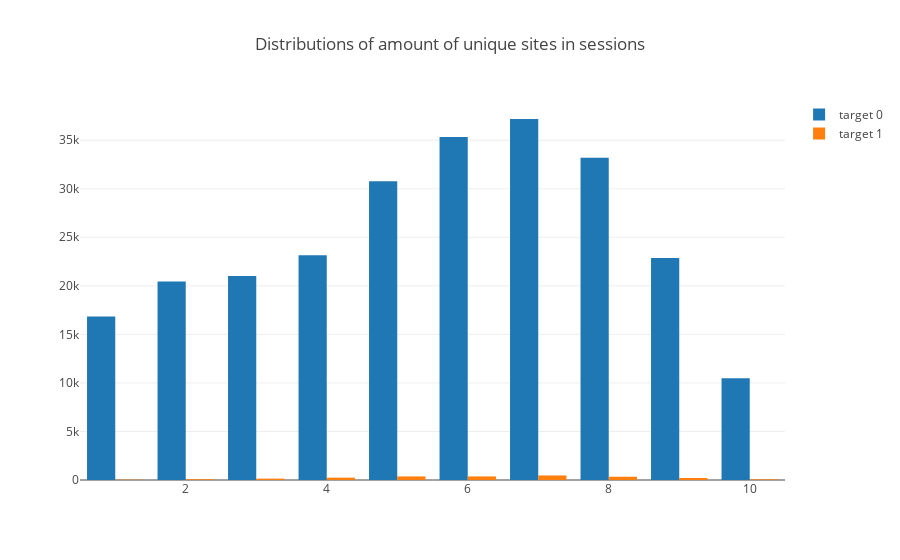

Here is the notebook cell this chart was saved with:
### Code cell
data4 = [ go.Bar(
    x=unique_count_sites_df[unique_count_sites_df.target == 0]['nunique_site_count'].value_counts().index,
    y=unique_count_sites_df[unique_count_sites_df.target == 0]['nunique_site_count'].value_counts(),
    name='target 0'
), go.Bar(
    x=unique_count_sites_df[unique_count_sites_df.target == 1]['nunique_site_count'].value_counts().index,
    y=unique_count_sites_df[unique_count_sites_df.target == 1]['nunique_site_count'].value_counts(),
    name='target 1'
)]
layout = {'title': 'Distributions of amount of unique sites in sessions'}
fig = go.Figure(data=data4, layout=layout)
iplot(fig)

### Figure 1 — Plotly figure (JSON) as saved in the notebook; plotly's stock layout.template omitted (floating-point values rounded to 4 significant figures)
{"data": [{"name": "target 0", "type": "bar", "x": [7, 6, 8, 5, 4, 9, 3, 2, 1, 10], "y": [37185, 35332, 33203, 30763, 23162, 22855, 21004, 20446, 16830, 10484]}, {"name": "target 1", "type": "bar", "x": [7, 5, 6, 8, 4, 9, 3, 2, 10, 1], "y": [467, 368, 368, 335, 240, 206, 141, 78, 61, 33]}], "layout": {"title": "Distributions of amount of unique sites in sessions"}}
